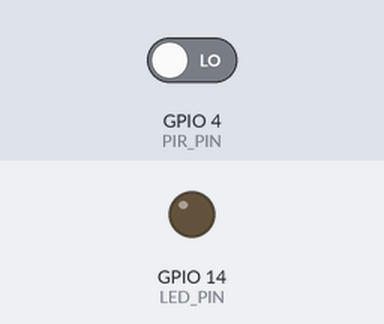
Recording of a program running on a simulated Raspberry Pi (BCM pin numbers). On the bench: output pins drawn as LEDs (lit = HIGH). The test bench sets the inputs (shaded band); at power-on: GPIO 4 (PIR_PIN) LOW. What the program prints to the terminal is not drawn.

Above: at 6.2 s.
6.3 s: GPIO 4 (PIR_PIN) driven HIGH
At 6.8 s:
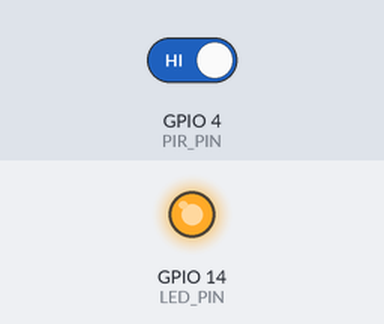
7.8 s: GPIO 4 (PIR_PIN) driven LOW
At 9.2 s:
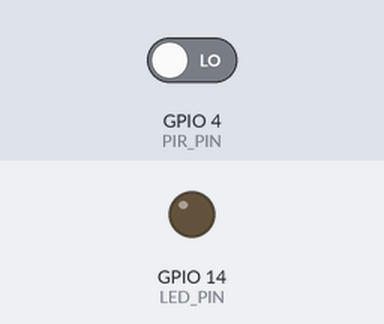
Timing chart, 0 to 10.8 s (numbered marks = the images above; inputs shaded):
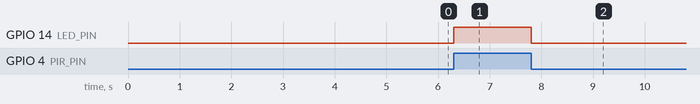

Measured:
- after the input at 6.3 s, GPIO 14 (LED_PIN): LOW → HIGH at once
- after the input at 7.8 s, GPIO 14 (LED_PIN): HIGH → LOW at once

The program:

pir_led.py
```python
import RPi.GPIO as GPIO
import time

PIR_PIN = 4
LED_PIN = 14

GPIO.setmode(GPIO.BCM)
GPIO.setup(PIR_PIN, GPIO.IN)
GPIO.setup(LED_PIN, GPIO.OUT)

time.sleep(5)
print('PIR Ready...')

try:
    while True:
        val = GPIO.input(PIR_PIN)
        if val == GPIO.HIGH:
            GPIO.output(LED_PIN, GPIO.HIGH)
            print('움직임 감지')
        else:
            GPIO.output(LED_PIN, GPIO.LOW)
            print('움직임 없음')

        time.sleep(0.1)
finally:
    GPIO.cleanup()
    print('cleanup and exit')
```
